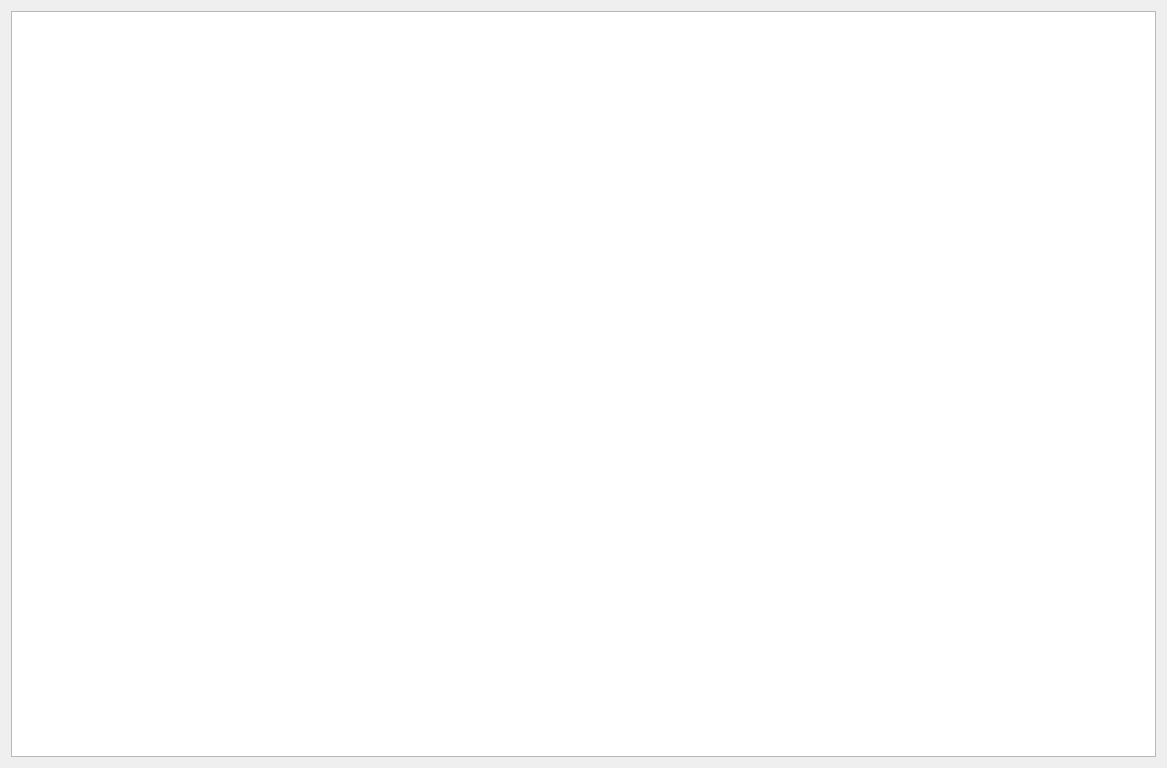
<?xml version="1.0" encoding="UTF-8"?>
<ui version="4.0">
 <class>dataViewForm</class>
 <widget class="QWidget" name="dataViewForm">
  <property name="geometry">
   <rect>
    <x>0</x>
    <y>0</y>
    <width>1167</width>
    <height>768</height>
   </rect>
  </property>
  <property name="windowTitle">
   <string>Form</string>
  </property>
  <layout class="QGridLayout" name="gridLayout">
   <item row="0" column="0">
    <widget class="QTableView" name="tableView"/>
   </item>
  </layout>
 </widget>
 <resources/>
 <connections/>
</ui>
